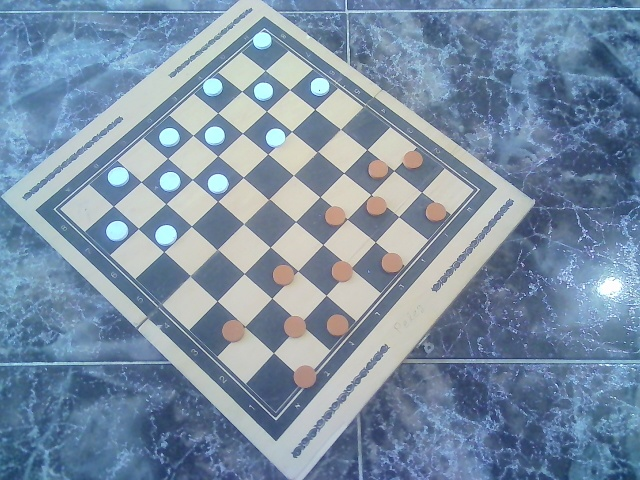
#> input picture images_taken/clean_pics_0.jpg, 640 x 480 px
$ python board_utils.py
#> lines starting #> are read from the running program, lines starting #| are printed output that depends on the picture; after the words box and inside, x2 and y2 are one past the last pixel; in counts of white or black regions, pixels touching at a corner belong together
### image_sample.py
import cv2
import os
import numpy as np
from pathlib import Path
import matplotlib.pyplot as plt

import board_utils

class Camera_API:
    def __init__(self,video=False, video_name = "Ori's check.mp4"):
        current_script_dir = os.path.dirname(os.path.abspath(__file__))

        # Initialize camera
        if not video:
            self.checkers_cam = cv2.VideoCapture(0)
            self.computer_cam = cv2.VideoCapture(1)

        else:
            print("using video")
            self.camara_xy_path = os.path.join(current_script_dir, video_name)
            #self.camara_yz_path = os.path.join(current_script_dir, "video", "vid1z.mp4")

            #self.camara_xy_path = 1
            #self.camara_yz_path = 2
            self.checkers_cam = cv2.VideoCapture(self.camara_xy_path)
            #self.cam_z = cv2.VideoCapture(self.camara_yz_path)

    def stream_video(self, ref_img, camera = "xy", save_frame = "new_pic", verbose = False, record = False):
        """Stream video from the camera"""
        if camera == "xy" and self.checkers_cam.isOpened():
            cap = self.checkers_cam
        elif camera == "z" and self.computer_cam.isOpened():
            cap = self.computer_cam
        res = 0
        reset_flag = 0
        curr_holo_mat = None
        counter = 0

        if record:
            size = (int(cap.get(cv2.CAP_PROP_FRAME_WIDTH)),
			int(cap.get(cv2.CAP_PROP_FRAME_HEIGHT)))

            fourcc = cv2.VideoWriter_fourcc(*'MP4V')
            out = cv2.VideoWriter(save_frame + "_video" + '.mp4', fourcc, 30, size)

        while True:
            ret, frame = cap.read()
            raw_frame = frame.copy()
            # print(f"reset_flag: {reset_flag}")
            # print(f"current res is: {res}")
            if ret:
                res, aligned_frame, curr_holo_mat,_, _, aligned_img_clean = board_utils.get_locations(frame, ref_img, curr_holo_mat, reset_flag,
                                                                              verbose=verbose)
                if res != 0:
                    cv2.putText(frame, "Couldn't find the board's inner corners", (10, 30),
                                cv2.FONT_HERSHEY_SIMPLEX, 1, (0, 255, 0), 1, cv2.LINE_AA)
                    cv2.imshow('frame', frame)
                    if record:
                        out.write(frame)
                    #write text on the frame of "couldn't align the frame"

                    reset_flag = 1


                else:
                    frame = aligned_frame
                    cv2.imshow('frame', frame)
                    if record:
                        out.write(frame)
                    reset_flag = 0


                if cv2.waitKey(1) & 0xFF == ord('q'): # Press 'q' to exit
                    break
                elif cv2.waitKey(1) & 0xFF == ord('s'): #press 's' to save frame
                    self.save_frame(raw_frame, save_frame +  "_" + str(counter))
                    print(f"Frame saved as {save_frame + '_' + str(counter)}.jpg")
                    counter += 1
                elif cv2.waitKey(1) & 0xFF == ord('r'):
                    reset_flag = 1
                    print("A reset request has been made")


            else:
                print(f"Error: Failed to capture frame from camera {camera}.")
                break
        cap.release()
        if record:
            out.release()
        cv2.destroyAllWindows()

    # [89 lines left out: functions record_video, save_frame, open_cameras, open_camera_checkers_cam, open_camera_computer_cam, get_frames_with_skip and 1 more, not called in this run]

    def close_computer_cam(self):
        if self.computer_cam.isOpened():
            self.computer_cam.release()

    def close_checkers_cam(self):
        if self.checkers_cam.isOpened():
            self.checkers_cam.release()

    # [30 lines left out: functions read_frame, read_frames, read_both_frames, display_frame, not called in this run]


    def close_display_window(self, window_name='Camera Feed'):
        """Close the display window"""
        cv2.destroyWindow(window_name)

    # [25 lines left out: function select_rectangle, not called in this run]

### board_utils.py
import image_sample
import cv2
import matplotlib.pyplot as plt
import numpy as np
import imutils
import time
from Path import path


# [400 lines left out: functions compute_holo_mat, align_board, get_intersections, get_circles, get_locations, reduce_list and 1 more, not called in this run]

if __name__ == "__main__":
    path = "" # line to Remove in shelli's environment
    img_to_al = cv2.imread(path + "images_taken/clean_pics_0.jpg")
#> img_to_al is the input picture: shape (480, 640, 3); mean B, G, R 165, 143.2, 122.6
    ref_img = cv2.imread(path + "images_taken/new_alligned.jpg")
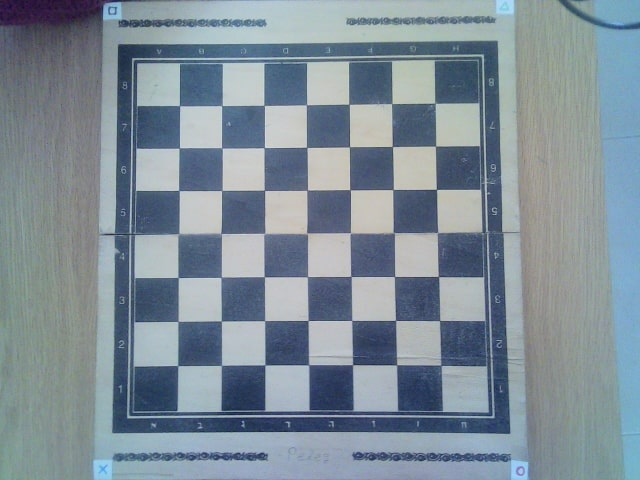
#> input picture images_taken/new_alligned.jpg, 640 x 480 px
#> ref_img is the input picture: shape (480, 640, 3); mean B, G, R 151.9, 141.3, 127.2

    # [9 lines of commented-out code are left out]

    camera = image_sample.Camera_API()
    camera.stream_video(ref_img, camera="z", save_frame="clean_pics", verbose=True)
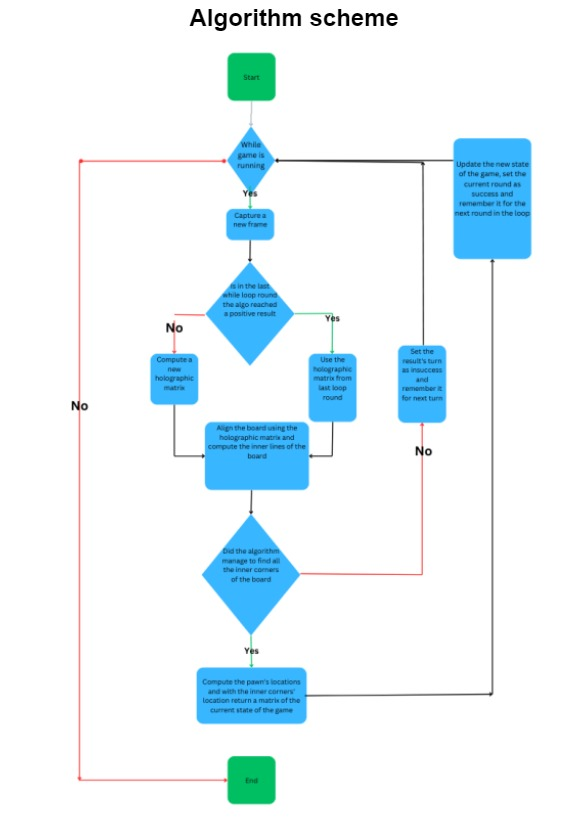
#> input picture Algo_flow_chart.jpg, 567 x 817 px, given in place of the camera
#> in stream_video, frame is the input picture: shape (817, 567, 3); mean B, G, R 249.5, 243.8, 230.6
#> the loop in get_locations, `for num_desc in range(min_desc, max_desc, 200):` made 5 passes
#> pass 1, in compute_holo_mat, `img_to_al_gray = cv2.cvtColor(img_to_al, cv2.COLOR_RGB2GRAY)`:
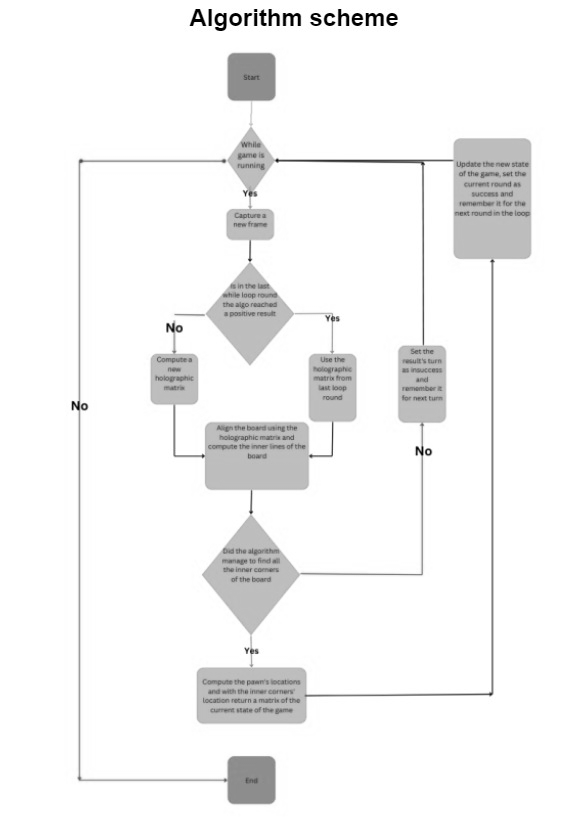
#> img_to_al_gray: shape (817, 567); min 0, max 255, mean 244
#> pass 1, in compute_holo_mat, `ref_img_gray = cv2.cvtColor(ref_img, cv2.COLOR_RGB2GRAY)`:
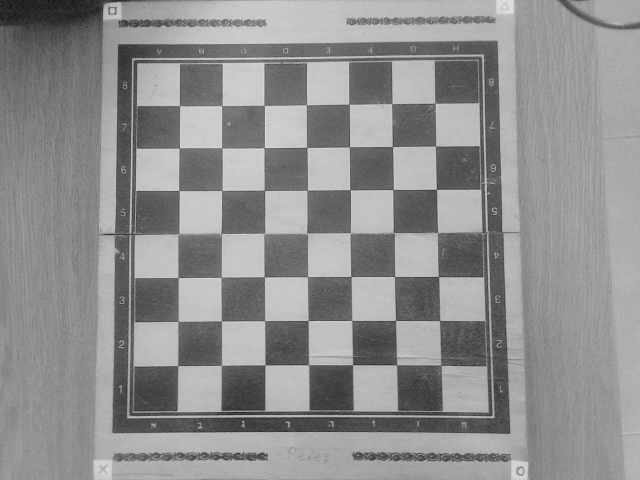
#> ref_img_gray: shape (480, 640); min 22, max 225, mean 142.9
#> pass 1, in compute_holo_mat, `img_matches = cv2.drawMatches(img_to_al, kp1, ref_img, kp2, matches, N..`:
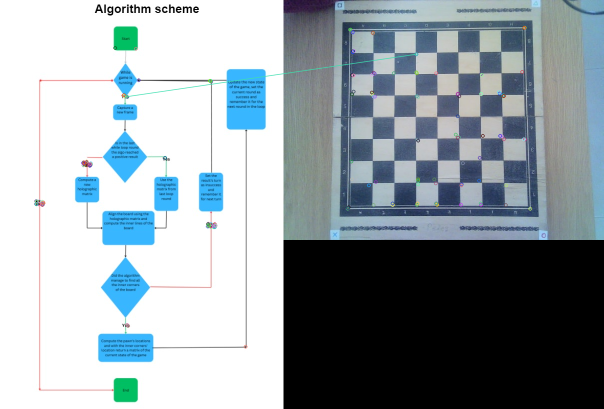
#> img_matches: shape (817, 1207, 3) (shown at 1/2 size); mean B, G, R 164.4, 158.5, 147.8
#> in get_circles, `img_hsv = cv2.cvtColor(img, cv2.COLOR_BGR2HSV)`: img_hsv: shape (480, 440, 3); mean H, S, V 25, 23.5, 219.9
#> in stream_video, `res, aligned_frame, curr_holo_mat,_, _, aligned_img_clean = board_util..`:
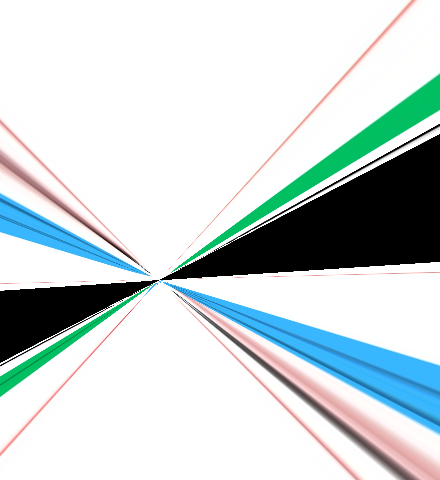
#> aligned_frame: shape (480, 440, 3); mean B, G, R 214.3, 213.1, 202.5
#> in stream_video, `res, aligned_frame, curr_holo_mat,_, _, aligned_img_clean = board_util..`: res = 1; curr_holo_mat = [[-0.983, -0.266, 259.3], [-1.07, -0.283, 279.3], [-0.00381, -0.00101, 1]]
#> in stream_video, `cv2.putText(frame, "Couldn't find the board's inner corners", (10, 30)..`:
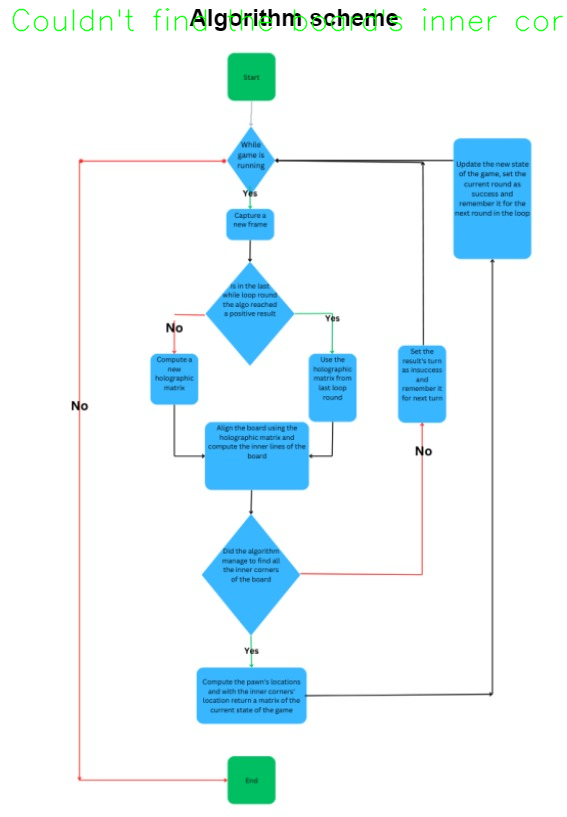
#> frame: shape (817, 567, 3); 0.67% of pixels changed, all inside (x1, y1, x2, y2) = (12, 8, 564, 32)
#> (key q is pressed here)


    min_desc = 100
    max_desc = 1000
    keep_percent_min = 0.2
    keep_percent_max = 0.8
    crop_width_left = 40
    crop_width_right = 60
    crop_height_bottom = 80
    crop_height_top = 65

    # [21 lines of commented-out code are left out]
